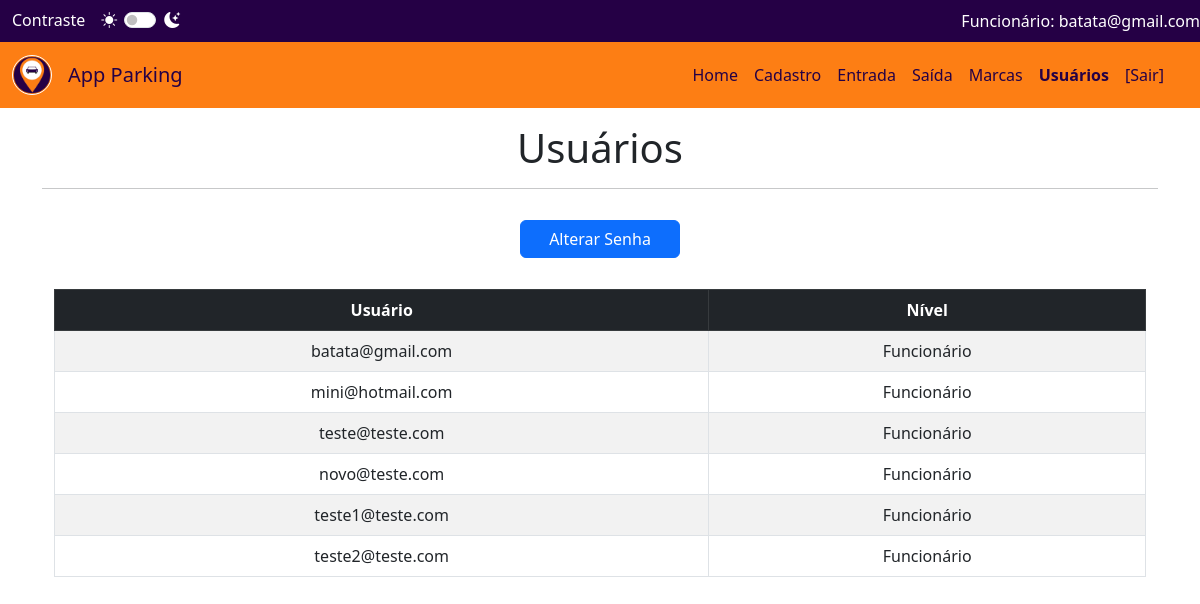
The page /geral/pages/usuarios.php?sucesso=1 (signed in) on the database its author committed.
### tables this page shows
CREATE TABLE `nivel_acesso` (
  `cd_Nivel` int(11) NOT NULL,
  `nivel_Acesso` varchar(20) DEFAULT NULL
);

CREATE TABLE `users` (
  `id` int(11) NOT NULL,
  `email` varchar(255) NOT NULL,
  `senha_hash` varchar(255) NOT NULL,
  `cd_Nivel` int(11) DEFAULT NULL,
  `contraste_Cor` tinyint(1) NOT NULL DEFAULT 0
);

### geral/pages/usuarios.php (the view, shortened to what this page needs)
<?php
	$paginaAtual = 'usuários';
	include('../includes/header.php');
?>
<?php
include('../conexao/dbcon.php');
?>
<!doctype html>
<html lang="pt-br">
   <head>
      <link href="https://cdn.jsdelivr.net/npm/bootstrap@5.3.0-alpha3/dist/css/bootstrap.min.css" rel="stylesheet">
	  <link rel="stylesheet" type="text/css" href="../css/estiloUsuarios.css">
   </head>
   <body>
      <div class="container text-center mt-3">
         <h1 class="mt-3">Usuários</h1>
		 <hr>
		 <button type="button" class="btn btn-primary" data-bs-toggle="modal" data-bs-target="#alterarSenha">Alterar Senha</button>
        <div class="container mt-3">
  <div class="table-responsive">
    <table class="table align-middle text-center table-bordered table-hover border-dark-subtley table-striped">
      <thead class="table-dark">
        <tr>
          <th scope="col">Usuário</th>
          <th scope="col">Nível</th>
        </tr>
      </thead>
      <tbody>
        <?php
		$query3 = "SELECT u.id, u.email, na.nivel_Acesso
				   FROM users u
				   INNER JOIN nivel_acesso na ON u.cd_Nivel = na.cd_Nivel
				   WHERE na.cd_Nivel >= (SELECT cd_Nivel FROM nivel_acesso WHERE nivel_Acesso = '$nivelAcesso')
				   ORDER BY na.cd_Nivel ASC";
		$result3 = mysqli_query($conn, $query3);
        while ($row = mysqli_fetch_assoc($result3)) {
            echo "<tr>";
            echo "<td>" . $row['email'] . "</td>";
            echo "<td>" . $row['nivel_Acesso'] . "</td>";
            echo "</tr>";
        }
        ?>
      </tbody>
    </table>
  </div>
</div>
        </div>
   </body>
</html>

### geral/includes/header.php (shortened to what this page needs)
<?php
$nivelAcesso = '';
if (isset($_SESSION['email'])) {
	include('../conexao/dbcon.php');
    $email = $_SESSION['email'];
    $query = "SELECT na.nivel_Acesso
				FROM users u
				INNER JOIN nivel_acesso na ON u.cd_Nivel = na.cd_Nivel
				WHERE u.email = '$email'";
    $result = $conn->query($query);
    if ($result->num_rows === 1) {
        $row = $result->fetch_assoc();
        $nivelAcesso = $row['nivel_Acesso'];
    }
}
$menuLinks = [
    'Administrador' => [
        'Home' => '../pages/index.php',
        'Cadastro' => '../pages/cadastro.php',
        'Entrada' => '../pages/entrada.php',
        'Saída' => '../pages/saida.php',
        'Relatório' => '../pages/relatorio.php',
        'Histórico' => '../pages/historico.php',
        'Valores' => '../pages/valores.php',
		'Marcas' => '../pages/marcas.php',
		'Usuários' => '../pages/usuarios.php',
		'Vagas' => '../pages/vagas.php',
		'Logs' => '../pages/logs.php',
		'Pico' => '../pages/pico.php',
		'Sobre' => '../pages/sobre.php',
        '[Sair]' => '../pages/logout.php'
    ],
	'Proprietário' => [
        'Home' => '../pages/index.php',
        'Cadastro' => '../pages/cadastro.php',
        'Entrada' => '../pages/entrada.php',
        'Saída' => '../pages/saida.php',
        'Relatório' => '../pages/relatorio.php',
        'Histórico' => '../pages/historico.php',
        'Valores' => '../pages/valores.php',
		'Marcas' => '../pages/marcas.php',
		'Usuários' => '../pages/usuarios.php',
		'Vagas' => '../pages/vagas.php',
		'Logs' => '../pages/logs.php',
		'Pico' => '../pages/pico.php',
        '[Sair]' => '../pages/logout.php'
    ],
    'Gerente' => [
        'Home' => '../pages/index.php',
        'Cadastro' => '../pages/cadastro.php',
        'Entrada' => '../pages/entrada.php',
        'Saída' => '../pages/saida.php',
        'Relatório' => '../pages/relatorio.php',
        'Histórico' => '../pages/historico.php',
        'Valores' => '../pages/valores.php',
		'Marcas' => '../pages/marcas.php',
		'Usuários' => '../pages/usuarios.php',
		'Vagas' => '../pages/vagas.php',
		'Pico' => '../pages/pico.php',
        '[Sair]' => '../pages/logout.php'
    ],
    'Funcionário' => [
        'Home' => '../pages/index.php',
		'Cadastro' => '../pages/cadastro.php',
        'Entrada' => '../pages/entrada.php',
        'Saída' => '../pages/saida.php',
		'Marcas' => '../pages/marcas.php',
		'Usuários' => '../pages/usuarios.php',
        '[Sair]' => '../pages/logout.php'
    ]
];
?>
<!doctype html>
<html lang="pt-br">
<head>
    <link href="https://cdn.jsdelivr.net/npm/bootstrap@5.3.0-alpha3/dist/css/bootstrap.min.css" rel="stylesheet">
	<link rel="stylesheet" type="text/css" href="../css/estiloHeader.css">
	<link rel="stylesheet" href="https://cdn.jsdelivr.net/npm/bootstrap-icons@1.10.5/font/bootstrap-icons.css">
</head>
<body>
<nav id="subHeader" class="navbar navbar-expand-lg">
	<div class="container-fluid d-flex flex-row">
		<div class="d-flex">
		<span class="mr-2">Contraste</span>
		<div class="d-flex justify-content-between mx-3">
			<div id="sun">
			<i class="bi bi-sun-fill"></i>
			</div>
				<div class="form-check form-switch"  data-bs-toggle="mode">
					<input class="d-inline form-check-input" type="checkbox" id="contrasteBtn1">
				</div>
			<div>
			<i class="bi bi-moon-stars-fill"></i>
			</div>
		</div>
		</div>
		<div class="position-absolute end-0">
			<?php
				echo "<span>" . $nivelAcesso . ": " .  $email . "</span>";
			?>
		</div>
	</div>
</nav>
<nav class="navbar navbar-expand-lg navbar">
    <div class="container-fluid">
        <a class="navbar-brand" href="#">
            <img id="headerimg" src="../img/logo.png" alt="logo projeto" style="width:40px;" class="rounded-pill">
        </a>
        <a id="navbarTitulo" class="navbar-brand" href="#">App Parking</a>
        <div class="offcanvas bg-warning offcanvas-start" tabindex="-1" id="offcanvasNavbar"
             aria-labelledby="offcanvasNavbarLabel">
            <div class="offcanvas-body">
               <ul class="navbar-nav justify-content-end flex-grow-1 pe-3">
				<?php
					foreach ($menuLinks[$nivelAcesso] as $linkText => $linkUrl) {
						$activeClass = ($paginaAtual === strtolower($linkText)) ? 'active' : '';
						echo '<li class="nav-item">';
						echo '<a class="nav-link ' . $activeClass . '" href="' . $linkUrl . '">';
						echo $linkText;
						echo '</a>';
						echo '</li>';
					}
					?>
				</ul>
            </div>
        </div>
    </div>
</nav>
</body>
</html>

### geral/css/estiloHeader.css (style rules this page uses)
#navbarTitulo { display: block; }
a.navbar-brand, a.navbar-brand.hover { color: #250045; }
.navbar { background-color: #fd7e14; }
.navbar .nav-link { color:#250045; }
.navbar-nav a.nav-link.active , a.nav-link.active.hover { color: #250045; font-weight: bold; }
#subHeader { background-color: #250045; color: #fff; }
#sun { margin-right: 7px; }
img#headerimg { border-color: #fff !important; border: solid 1px; }

### geral/css/estiloUsuarios.css (style rules this page uses)
button.btn.btn-primary { width: 160px; white-space: nowrap; align-middle: center; justify-content: center display: flex; margin: 15px; }
input { width: 30%; }

### rows shown on the page
nivel_acesso: nivel_Acesso "Funcionário"
users: email "batata@gmail.com", cd_Nivel.nivel_Acesso "Funcionário"
users: email "mini@hotmail.com", cd_Nivel.nivel_Acesso "Funcionário"
users: email "teste@teste.com", cd_Nivel.nivel_Acesso "Funcionário"
users: email "novo@teste.com", cd_Nivel.nivel_Acesso "Funcionário"
users: email "teste1@teste.com", cd_Nivel.nivel_Acesso "Funcionário"
users: email "teste2@teste.com", cd_Nivel.nivel_Acesso "Funcionário"

### other values the page prints
$email "batata@gmail.com"
$linkText "Home"
$linkText "Cadastro"
$linkText "Entrada"
$linkText "Saída"
$linkText "Marcas"
$linkText "Usuários"
$linkText "[Sair]"
